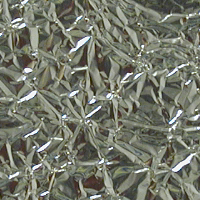
#> input picture TIPS/aluminium_foil/15a-scale_10_im_10_col.png, 200 x 200 px, found by its file name; its folder holds only this picture in this run
$ python extractionGLCM.py   (older library calls are emulated)
#> lines starting #> are read from the running program, lines starting #| are printed output that depends on the picture
### descriptors.py
from BiT import bio_taxo
from mahotas.features import haralick
from skimage.feature import graycomatrix, graycoprops

import numpy as np

def bitdesc(data):
    all_statistics = bio_taxo(data)
    return all_statistics

def haralick_fct(data):
    all_statistics = haralick(data)
    return all_statistics.flatten()

def glcm(data):
    glcm = graycomatrix(data, [2], [0], 256, symmetric=True, normed=True)
    diss = graycoprops(glcm, 'dissimilarity')[0,0]
    cont = graycoprops(glcm, 'contrast')[0,0]
    corr = graycoprops(glcm, 'correlation')[0,0]
    ener = graycoprops(glcm, 'energy')[0,0]
    homo = graycoprops(glcm, 'homogeneity')[0,0]
    all_statistics = [diss, cont, corr, ener, homo]
    return all_statistics

# [5 lines left out: function haralick_bit, not called in this run]

### extractionGLCM.py
import numpy as np
from os import listdir
from descriptors import glcm
from paths import kth_dir, kth_path
import cv2

def main():
    # List for all the signatures from inages with BiTdec, etc..
    listOflists = list()
    print('Extracting features ....')
    # Loop in path and grab subfolders
    counter = 0
    for kth_class in kth_dir:
        print(f'Current folder: {kth_class}')
        # Grab files from subfolders
        for filename in listdir(kth_path + kth_class+'/'):
            counter += 1
            img_name = f'{kth_path}{kth_class}/{filename}'
            #print(img_name)
            # Read/Load Image as gray
            img = cv2.imread(img_name, 0)
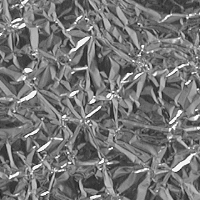
#> img: shape (200, 200); min 6, max 255, mean 117
            features = glcm(img) + [kth_class] + [img_name]
#> in glcm, `diss = graycoprops(glcm, 'dissimilarity')[0,0]`: diss = 31.58
#> in glcm, `cont = graycoprops(glcm, 'contrast')[0,0]`: cont = 2029.3
#> in glcm, `corr = graycoprops(glcm, 'correlation')[0,0]`: corr = 0.402
#> in glcm, `ener = graycoprops(glcm, 'energy')[0,0]`: ener = 0.00925
#> in glcm, `homo = graycoprops(glcm, 'homogeneity')[0,0]`: homo = 0.0483
#> in glcm, `all_statistics = [diss, cont, corr, ener, homo]`: all_statistics = [31.58, 2029.3, 0.402, 0.00925, 0.0483]
#> features = 7 items, first 6: 31.58, 2029.3, 0.402, 0.00925, 0.0483, 'aluminium_foil'
            print(f' Image count: {counter}')
            # Add image features to listOflists
            listOflists.append(features)
#> pass 2 of the loop in main, `for kth_class in kth_dir:`:
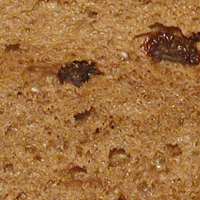
#> input picture TIPS/brown_bread/48a-scale_10_im_1_col.png, 200 x 200 px, found by its file name
#> in main, `img = cv2.imread(img_name, 0)`:
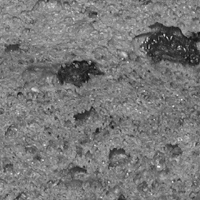
#> img: shape (200, 200); min 14, max 249, mean 120.4
#> features = 7 items, first 6: 18.31, 608.1, 0.586, 0.0144, 0.0593, 'brown_bread'
    final_array = np.array(listOflists)
    np.save('cbir_signaturesGLCM_v1.npy', final_array)
    print('Extraction concluded successfully!')

if __name__ =="__main__":
    main()
